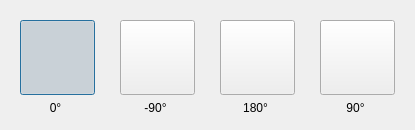
<ui version="4.0" >
 <class>TileRotationDialog</class>
 <widget class="QDialog" name="TileRotationDialog" >
  <property name="windowModality" >
   <enum>Qt::ApplicationModal</enum>
  </property>
  <property name="geometry" >
   <rect>
    <x>0</x>
    <y>0</y>
    <width>415</width>
    <height>130</height>
   </rect>
  </property>
  <property name="sizePolicy" >
   <sizepolicy vsizetype="Fixed" hsizetype="Fixed" >
    <horstretch>0</horstretch>
    <verstretch>0</verstretch>
   </sizepolicy>
  </property>
  <property name="windowTitle" >
   <string>Choose rotation to import Alpha bitmap</string>
  </property>
  <property name="windowIcon" >
   <iconset resource="tile_edit_qt.qrc" >
    <normaloff>:/newPrefix/nel.png</normaloff>:/newPrefix/nel.png</iconset>
  </property>
  <property name="modal" >
   <bool>true</bool>
  </property>
  <widget class="QPushButton" name="_0PushButton" >
   <property name="geometry" >
    <rect>
     <x>20</x>
     <y>20</y>
     <width>75</width>
     <height>75</height>
    </rect>
   </property>
   <property name="text" >
    <string/>
   </property>
   <property name="icon" >
    <iconset resource="tile_edit_qt.qrc" >
     <normaloff>:/newPrefix/rotation0.png</normaloff>:/newPrefix/rotation0.png</iconset>
   </property>
   <property name="iconSize" >
    <size>
     <width>48</width>
     <height>48</height>
    </size>
   </property>
   <property name="checkable" >
    <bool>true</bool>
   </property>
   <property name="checked" >
    <bool>true</bool>
   </property>
  </widget>
  <widget class="QPushButton" name="_270PushButton" >
   <property name="geometry" >
    <rect>
     <x>120</x>
     <y>20</y>
     <width>75</width>
     <height>75</height>
    </rect>
   </property>
   <property name="text" >
    <string/>
   </property>
   <property name="icon" >
    <iconset resource="tile_edit_qt.qrc" >
     <normaloff>:/newPrefix/rotation270.png</normaloff>:/newPrefix/rotation270.png</iconset>
   </property>
   <property name="iconSize" >
    <size>
     <width>48</width>
     <height>48</height>
    </size>
   </property>
   <property name="checkable" >
    <bool>true</bool>
   </property>
  </widget>
  <widget class="QPushButton" name="_180PushButton" >
   <property name="geometry" >
    <rect>
     <x>220</x>
     <y>20</y>
     <width>75</width>
     <height>75</height>
    </rect>
   </property>
   <property name="text" >
    <string/>
   </property>
   <property name="icon" >
    <iconset resource="tile_edit_qt.qrc" >
     <normaloff>:/newPrefix/rotation180.png</normaloff>:/newPrefix/rotation180.png</iconset>
   </property>
   <property name="iconSize" >
    <size>
     <width>48</width>
     <height>48</height>
    </size>
   </property>
   <property name="checkable" >
    <bool>true</bool>
   </property>
  </widget>
  <widget class="QPushButton" name="_90PushButton" >
   <property name="geometry" >
    <rect>
     <x>320</x>
     <y>20</y>
     <width>75</width>
     <height>75</height>
    </rect>
   </property>
   <property name="text" >
    <string/>
   </property>
   <property name="icon" >
    <iconset resource="tile_edit_qt.qrc" >
     <normaloff>:/newPrefix/rotation90.png</normaloff>:/newPrefix/rotation90.png</iconset>
   </property>
   <property name="iconSize" >
    <size>
     <width>48</width>
     <height>48</height>
    </size>
   </property>
   <property name="checkable" >
    <bool>true</bool>
   </property>
  </widget>
  <widget class="QLabel" name="label" >
   <property name="geometry" >
    <rect>
     <x>20</x>
     <y>100</y>
     <width>71</width>
     <height>16</height>
    </rect>
   </property>
   <property name="text" >
    <string>0°</string>
   </property>
   <property name="alignment" >
    <set>Qt::AlignCenter</set>
   </property>
  </widget>
  <widget class="QLabel" name="label_2" >
   <property name="geometry" >
    <rect>
     <x>120</x>
     <y>100</y>
     <width>71</width>
     <height>16</height>
    </rect>
   </property>
   <property name="text" >
    <string>-90°</string>
   </property>
   <property name="alignment" >
    <set>Qt::AlignCenter</set>
   </property>
  </widget>
  <widget class="QLabel" name="label_3" >
   <property name="geometry" >
    <rect>
     <x>220</x>
     <y>100</y>
     <width>71</width>
     <height>16</height>
    </rect>
   </property>
   <property name="text" >
    <string>180°</string>
   </property>
   <property name="alignment" >
    <set>Qt::AlignCenter</set>
   </property>
  </widget>
  <widget class="QLabel" name="label_4" >
   <property name="geometry" >
    <rect>
     <x>320</x>
     <y>100</y>
     <width>71</width>
     <height>16</height>
    </rect>
   </property>
   <property name="text" >
    <string>90°</string>
   </property>
   <property name="alignment" >
    <set>Qt::AlignCenter</set>
   </property>
  </widget>
 </widget>
 <resources>
  <include location="tile_edit_qt.qrc" />
 </resources>
 <connections>
  <connection>
   <sender>_0PushButton</sender>
   <signal>clicked()</signal>
   <receiver>TileRotationDialog</receiver>
   <slot>accept()</slot>
   <hints>
    <hint type="sourcelabel" >
     <x>57</x>
     <y>57</y>
    </hint>
    <hint type="destinationlabel" >
     <x>207</x>
     <y>64</y>
    </hint>
   </hints>
  </connection>
  <connection>
   <sender>_180PushButton</sender>
   <signal>clicked()</signal>
   <receiver>TileRotationDialog</receiver>
   <slot>accept()</slot>
   <hints>
    <hint type="sourcelabel" >
     <x>257</x>
     <y>57</y>
    </hint>
    <hint type="destinationlabel" >
     <x>207</x>
     <y>64</y>
    </hint>
   </hints>
  </connection>
  <connection>
   <sender>_270PushButton</sender>
   <signal>clicked()</signal>
   <receiver>TileRotationDialog</receiver>
   <slot>accept()</slot>
   <hints>
    <hint type="sourcelabel" >
     <x>357</x>
     <y>57</y>
    </hint>
    <hint type="destinationlabel" >
     <x>207</x>
     <y>64</y>
    </hint>
   </hints>
  </connection>
  <connection>
   <sender>_90PushButton</sender>
   <signal>clicked()</signal>
   <receiver>TileRotationDialog</receiver>
   <slot>accept()</slot>
   <hints>
    <hint type="sourcelabel" >
     <x>157</x>
     <y>57</y>
    </hint>
    <hint type="destinationlabel" >
     <x>207</x>
     <y>64</y>
    </hint>
   </hints>
  </connection>
 </connections>
</ui>
